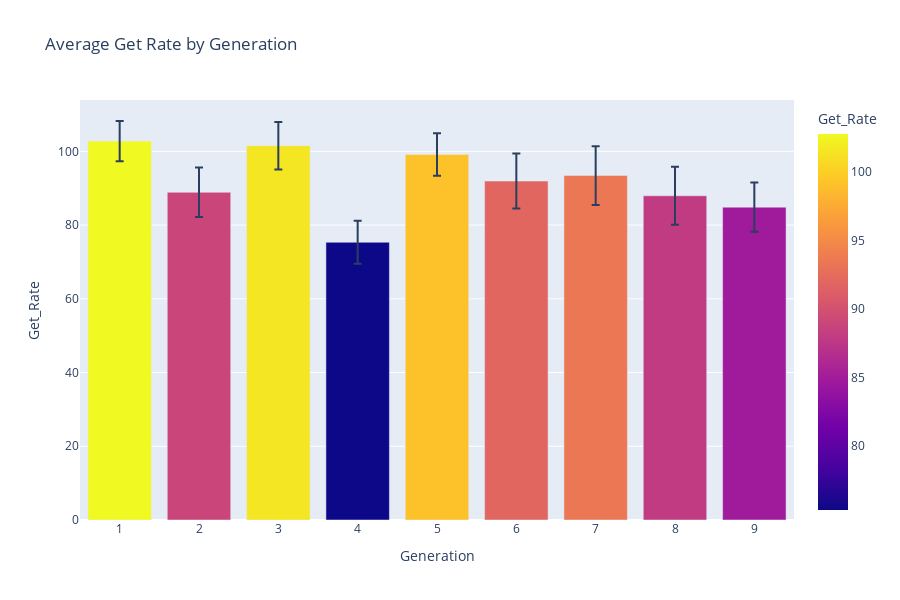

Notebook cell for this chart:
### Markdown cell above
Starting from Generation 5, we see a stable decreasing get rate.

### Code cell
# mean of total by generation
pokemon_rate_mean_by_gen = pokemon_get_rate.groupby("Generation")['Get_Rate'].mean().reset_index()
# standard error of total by generation, this is used to plot error bar
# SE = s / sqrt(n), s is standard deviation, n is sample size
pokemon_rate_se_by_gen = pokemon_get_rate.groupby('Generation')['Get_Rate'].agg(np.std) / np.sqrt(pokemon_get_rate.groupby('Generation')['Get_Rate'].count())
px.bar(pokemon_rate_mean_by_gen, x = "Generation", y = "Get_Rate", error_y = pokemon_rate_se_by_gen, title = "Average Get Rate by Generation ",color='Get_Rate', height=600)

### Figure 1 — Plotly figure (JSON) as saved in the notebook; plotly's stock layout.template omitted (floating-point values rounded to 4 significant figures)
{"data": [{"alignmentgroup": "True", "error_y": {"array": [5.45, 6.705, 6.432, 5.849, 5.734, 7.456, 7.979, 7.884, 6.699]}, "hovertemplate": "Generation=%{x}<br>Get_Rate=%{marker.color}<extra></extra>", "legendgroup": "", "marker": {"color": [102.8, 88.88, 101.5, 75.33, 99.14, 91.94, 93.43, 87.94, 84.86], "coloraxis": "coloraxis"}, "name": "", "offsetgroup": "", "orientation": "v", "showlegend": false, "textposition": "auto", "type": "bar", "x": [1, 2, 3, 4, 5, 6, 7, 8, 9], "xaxis": "x", "y": [102.8, 88.88, 101.5, 75.33, 99.14, 91.94, 93.43, 87.94, 84.86], "yaxis": "y"}], "layout": {"barmode": "relative", "coloraxis": {"colorbar": {"title": {"text": "Get_Rate"}}, "colorscale": [[0, "#0d0887"], [0.1111, "#46039f"], [0.2222, "#7201a8"], [0.3333, "#9c179e"], [0.4444, "#bd3786"], [0.5556, "#d8576b"], [0.6667, "#ed7953"], [0.7778, "#fb9f3a"], [0.8889, "#fdca26"], [1, "#f0f921"]]}, "height": 600, "legend": {"tracegroupgap": 0}, "title": {"text": "Average Get Rate by Generation "}, "xaxis": {"anchor": "y", "domain": [0, 1], "title": {"text": "Generation"}}, "yaxis": {"anchor": "x", "domain": [0, 1], "title": {"text": "Get_Rate"}}}}
